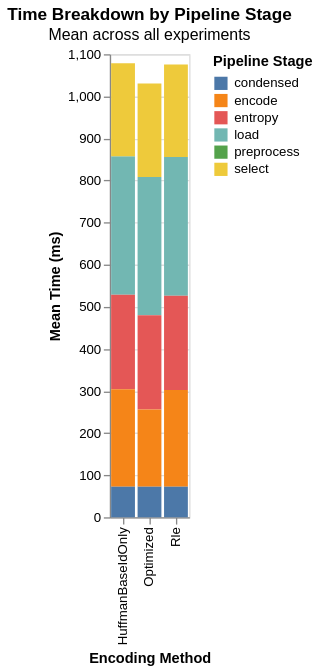

The code cell stored with this chart in its notebook:
### Markdown cell above
## Time Breakdown by Pipeline Stage

Where is time being spent across the compression pipeline?

### Code cell
time_cols = ['load_ms', 'preprocess_ms', 'entropy_ms', 'condensed_ms', 'select_ms', 'encode_ms']
time_by_enc = df.groupby('encode_impl')[time_cols].mean().reset_index()
time_melted = time_by_enc.melt(id_vars='encode_impl', var_name='stage', value_name='mean_ms')
time_melted['stage'] = time_melted['stage'].str.replace('_ms', '')

alt.Chart(time_melted).mark_bar().encode(
    x=alt.X('encode_impl:N', title='Encoding Method'),
    y=alt.Y('mean_ms:Q', title='Mean Time (ms)'),
    color=alt.Color('stage:N', title='Pipeline Stage'),
    order=alt.Order('stage:N')
).properties(
    title=alt.Title('Time Breakdown by Pipeline Stage', subtitle='Mean across all experiments'),
    height=350
)

### Figure 1 — Vega-Lite specification as saved in the notebook (floating-point values rounded to 4 significant figures)
{"config": {"view": {"continuousWidth": 300, "continuousHeight": 300}}, "data": {"name": "data-792269c6e2c89c9507c0911827d8b615"}, "mark": {"type": "bar"}, "encoding": {"color": {"field": "stage", "title": "Pipeline Stage", "type": "nominal"}, "order": {"field": "stage", "type": "nominal"}, "x": {"field": "encode_impl", "title": "Encoding Method", "type": "nominal"}, "y": {"field": "mean_ms", "title": "Mean Time (ms)", "type": "quantitative"}}, "height": 350, "title": {"text": "Time Breakdown by Pipeline Stage", "subtitle": "Mean across all experiments"}, "$schema": "https://vega.github.io/schema/vega-lite/v6.1.0.json", "datasets": {"data-792269c6e2c89c9507c0911827d8b615": [{"encode_impl": "HuffmanBaseIdOnly", "stage": "load", "mean_ms": 329.0}, {"encode_impl": "Optimized", "stage": "load", "mean_ms": 328.7}, {"encode_impl": "Rle", "stage": "load", "mean_ms": 329.5}, {"encode_impl": "HuffmanBaseIdOnly", "stage": "preprocess", "mean_ms": 0.0}, {"encode_impl": "Optimized", "stage": "preprocess", "mean_ms": 0.0}, {"encode_impl": "Rle", "stage": "preprocess", "mean_ms": 0.0}, {"encode_impl": "HuffmanBaseIdOnly", "stage": "entropy", "mean_ms": 224.3}, {"encode_impl": "Optimized", "stage": "entropy", "mean_ms": 223.8}, {"encode_impl": "Rle", "stage": "entropy", "mean_ms": 224.0}, {"encode_impl": "HuffmanBaseIdOnly", "stage": "condensed", "mean_ms": 73.42}, {"encode_impl": "Optimized", "stage": "condensed", "mean_ms": 73.39}, {"encode_impl": "Rle", "stage": "condensed", "mean_ms": 73.41}, {"encode_impl": "HuffmanBaseIdOnly", "stage": "select", "mean_ms": 220.9}, {"encode_impl": "Optimized", "stage": "select", "mean_ms": 222.1}, {"encode_impl": "Rle", "stage": "select", "mean_ms": 220.0}, {"encode_impl": "HuffmanBaseIdOnly", "stage": "encode", "mean_ms": 230.7}, {"encode_impl": "Optimized", "stage": "encode", "mean_ms": 182.7}, {"encode_impl": "Rle", "stage": "encode", "mean_ms": 229.0}]}}
